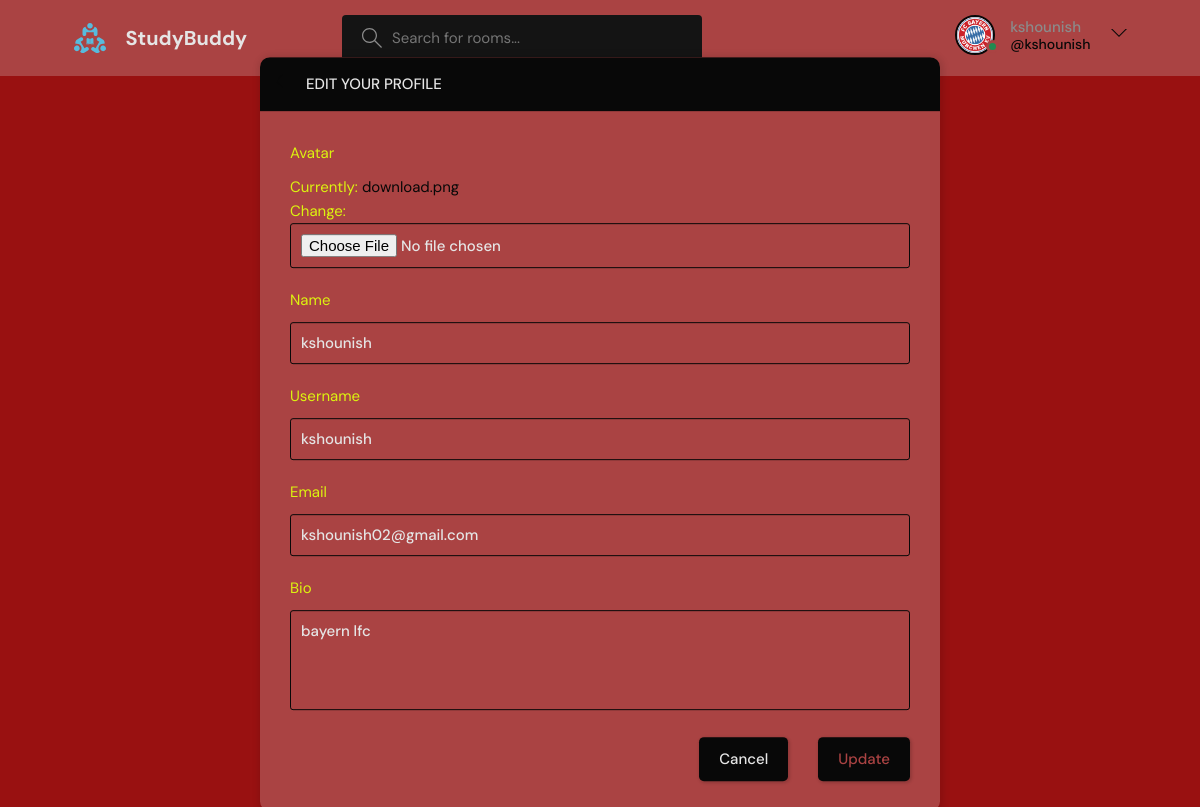
The page /update-user/ (signed in) on the database its author committed.
### base/models.py (models this page shows)
class User(AbstractUser):
    name=models.CharField(max_length=200,null=True)
    email=models.EmailField(unique=True,null=True)
    bio=models.TextField(null=True)
    avatar=models.ImageField(null=True,default="avatar.svg")
    USERNAME_FIELD='email'
    REQUIRED_FIELDS=[]

### base/views.py (the view)
# urls.py: path('update-user/',views.updateUser,name="update-user"),
@login_required(login_url='login')
def updateUser(request):
    user=request.user
    form=UserForm(instance=user)
    if request.method =='POST':
        form=UserForm(request.POST,request.FILES,instance=user)
        if form.is_valid():
            form.save()
            return redirect('user-profile',pk=user.id)
    context={'form':form}
    return render(request,'base/update-user.html',context)

### base/forms.py
class UserForm(ModelForm):
    class Meta:
        model=User
        fields= ['avatar','name','username','email','bio']

### base/templates/base/update-user.html (shortened to what this page needs)
{% extends 'main.html' %}
{% block content %}
<main class="update-account layout">
    <div class="container">
        <div class="layout__box">
            <div class="layout__boxHeader">
                <div class="layout__boxTitle">
                    <a href="profile.html">
                        <svg version="1.1" xmlns="http://www.w3.org/2000/svg" width="32" height="32"
                            viewBox="0 0 32 32">
                            <title>arrow-left</title>
                            <path
                                d="M13.723 2.286l-13.723 13.714 13.719 13.714 1.616-1.611-10.96-10.96h27.625v-2.286h-27.625l10.965-10.965-1.616-1.607z">
                            </path>
                        </svg>
                    </a>
                    <h3>Edit your profile</h3>
                </div>
            </div>
            <div class="layout__body">
                <form class="form" action="" method='POST' enctype="multipart/form-data">
                {% for field in form %}
                    <div class="form__group">
                        <label for="profile_pic">{{field.label}}</label>
                        {{field}}
                    </div>
                    {% endfor %}
                    <div class="form__action">
                        <a class="btn btn--dark" href="{% url 'home' %}">Cancel</a>
                        <button class="btn btn--main" type="submit">Update</button>
                    </div>
                </form>
            </div>
        </div>
    </div>
</main>
{% endblock %}

### templates/navbar.html (shortened to what this page needs)
{% load static %}
    <header class="header header--loggedIn">
      <div class="container">
        <a href="{% url 'home' %}" class="header__logo">
          <img src="{% static 'images/logo.svg' %}" />
          <h1>StudyBuddy</h1>
        </a>
        <form class="header__search" action="{% url 'home' %}">
          <label>
            <input name="q" placeholder="Search for rooms..." />
          </label>
        </form>
        <nav class="header__menu">
        {% if request.user.is_authenticated %}
          <div class="header__user">
            <a href="{% url 'update-user' %}">
              <div class="avatar avatar--medium active">
                <img src="{{request.user.avatar.url}}" />
              </div>
              <p>{{request.user.username}} <span>@{{request.user.username}}</span></p>
            </a>
            <button class="dropdown-button">
              <svg version="1.1" xmlns="http://www.w3.org/2000/svg" width="32" height="32" viewBox="0 0 32 32">
                <title>chevron-down</title>
                <path d="M16 21l-13-13h-3l16 16 16-16h-3l-13 13z"></path>
              </svg>
            </button>
          </div>
          {% else %}
           <a href="{% url 'login' %}">
            <img src="{% static 'images/avatar.svg' %}" />
            <p>Login</p>
          </a>
          {% endif %}
        </nav>
      </div>
    </header>

### rows shown on the page
User: user.avatar (picture), user.username "kshounish", form "kshounish" "kshounish" "kshounish02@gmail.com" "bayern lfc"

### other values the page prints
{{ field.label }} "Avatar" "Name" "Username" "Email" "Bio"
